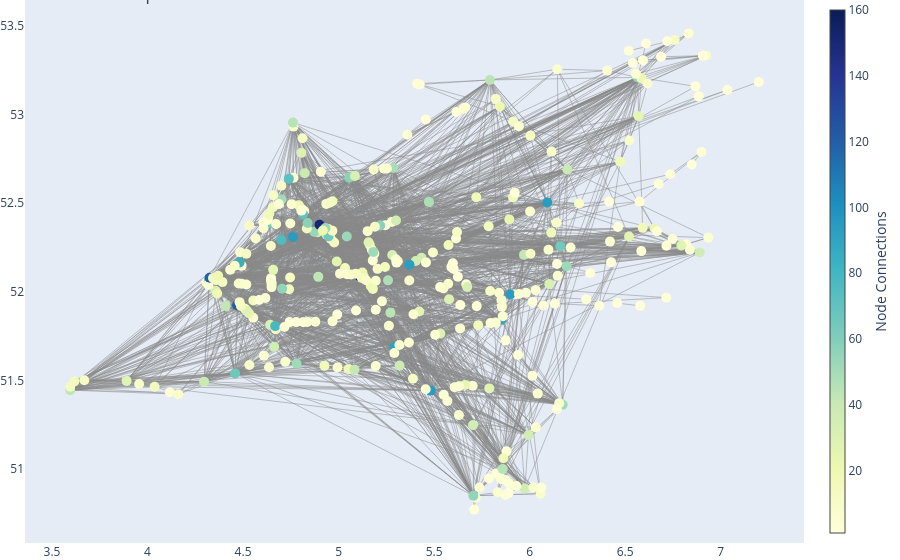

The notebook cell saved with this chart:
### Markdown cell above
### Graph of the overall Network with all  Possible Edges

### Code cell
import plotly.graph_objects as go
import networkx as nx

sources = disruptions_df['source'].unique()
coordinates_df = pd.read_csv('C:/Users/EduardCP/Documents/GitHub/MasterThesis/data/geospatial/stations-2023-09-nl.csv')
destinations = disruptions_df['target'].unique()
stations = list(set(sources).union(set(destinations)))
edges = disruptions_df[['source', 'target']].values

G = nx.Graph()
G.add_nodes_from(stations)
G.add_edges_from(edges)

# Create a Plotly figure
# Filter coordinates_df to include only stations present in the graph
coordinates_df = coordinates_df[coordinates_df['name_long'].isin(G.nodes())]

# Create a dictionary of positions based on coordinates
pos = {row['name_long']: (row['geo_lng'], row['geo_lat']) for _, row in coordinates_df.iterrows()}

# Remove nodes from the graph that are not in the coordinates_df
nodes_to_remove = [node for node in G.nodes() if node not in pos]
G.remove_nodes_from(nodes_to_remove)

# Extract edge positions
edge_x = []
edge_y = []
for edge in G.edges():
    x0, y0 = pos[edge[0]]
    x1, y1 = pos[edge[1]]
    edge_x.extend([x0, x1, None])
    edge_y.extend([y0, y1, None])

# Create edge trace
edge_trace = go.Scatter(
    x=edge_x, y=edge_y,
    line=dict(width=0.5, color='#888'),
    hoverinfo='none',
    mode='lines'
)

# Extract node positions and attributes
node_x = []
node_y = []
for node in G.nodes():
    x, y = pos[node]
    node_x.append(x)
    node_y.append(y)

# Create node trace
node_trace = go.Scatter(
    x=node_x, y=node_y,
    mode='markers',
    hoverinfo='text',
    marker=dict(
        showscale=True,
        colorscale='YlGnBu',
        size=10,
        colorbar=dict(
            thickness=15,
            title=dict(
                text='Node Connections',
                side='right'
            ),
            xanchor='left'
        )
    )
)

# Add node text
node_adjacencies = []
node_text = []
for node, adjacencies in G.adjacency():
    node_adjacencies.append(len(adjacencies))
    node_text.append(f'{node}<br># of connections: {len(adjacencies)}')

node_trace.marker.color = node_adjacencies
node_trace.text = node_text

# Create the figure
fig = go.Figure(data=[edge_trace, node_trace],
                layout=go.Layout(
                    title='Network Graph',
                    showlegend=False,
                    hovermode='closest',
                    margin=dict(b=0, l=0, r=0, t=0),
                    xaxis=dict(showgrid=False, zeroline=False),
                    yaxis=dict(showgrid=False, zeroline=False)
                ))

fig.show()

### Figure 1 — Plotly figure (JSON) as saved in the notebook; plotly's stock layout.template omitted (floating-point values rounded to 4 significant figures; data arrays with more than 128 entries replaced by an {"elided": "..."} marker saying what was removed)
{"data": [{"hoverinfo": "none", "line": {"color": "#888", "width": 0.5}, "mode": "lines", "type": "scatter", "x": {"elided": "9276 float values"}, "y": {"elided": "9276 float values"}}, {"hoverinfo": "text", "marker": {"color": {"elided": "343 int values"}, "colorbar": {"thickness": 15, "title": {"side": "right", "text": "Node Connections"}, "xanchor": "left"}, "colorscale": [[0, "rgb(255,255,217)"], [0.125, "rgb(237,248,177)"], [0.25, "rgb(199,233,180)"], [0.375, "rgb(127,205,187)"], [0.5, "rgb(65,182,196)"], [0.625, "rgb(29,145,192)"], [0.75, "rgb(34,94,168)"], [0.875, "rgb(37,52,148)"], [1, "rgb(8,29,88)"]], "showscale": true, "size": 10}, "mode": "markers", "text": {"elided": "343 str values"}, "type": "scatter", "x": {"elided": "343 float values"}, "y": {"elided": "343 float values"}}], "layout": {"hovermode": "closest", "margin": {"b": 0, "l": 0, "r": 0, "t": 0}, "showlegend": false, "title": {"text": "Network Graph"}, "xaxis": {"showgrid": false, "zeroline": false}, "yaxis": {"showgrid": false, "zeroline": false}}}
